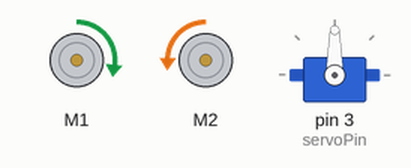
Simulated run of this sketch. Board: Arduino Uno, built with avr-gcc and run on an emulated ATmega328P. On the bench: 2 × DC motor (green arrow = forward, orange = backward, longer = faster), servo.

Above: at 0.1 s.
At 4.1 s:
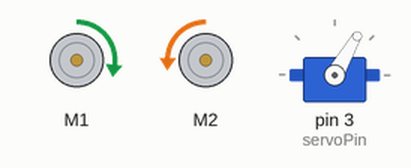
At 10.3 s:
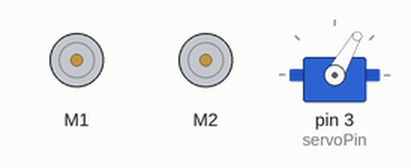
Timing chart, 0 to 11.8 s (numbered marks = the images above):
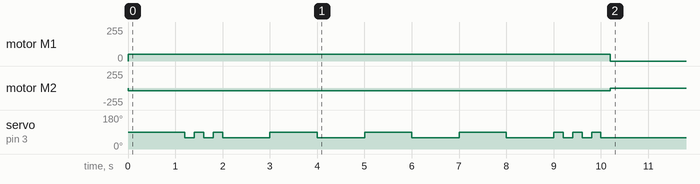

The sketch:

sketch_dec13a.ino
```cpp
// Include the Servo library

#include <Wire.h>
#include <Adafruit_MotorShield.h>
#include "utility/Adafruit_MS_PWMServoDriver.h"
#include <Servo.h>

// Declare the Servo pin
Adafruit_MotorShield AFMS = Adafruit_MotorShield();
Adafruit_DCMotor *myMotor2 = AFMS.getMotor(2);
Adafruit_DCMotor *myMotor = AFMS.getMotor(1);
int servoPin = 3;


Servo Servo1;

void setup() {
  Serial.begin(9600);           // set up Serial library at 9600 bps
  AFMS.begin();
  myMotor->setSpeed(200);
  myMotor->run(FORWARD);
  myMotor->run(RELEASE);

  myMotor2->setSpeed(180);
  myMotor2-> run(FORWARD);
  myMotor2->run(RELEASE);

  Servo1.attach(servoPin);

}

void loop(){
  myMotor->run(FORWARD);
  myMotor->setSpeed(50);

  myMotor2->run(BACKWARD);
  myMotor2->setSpeed(40);

  delay(1000);

  Servo1.write(60);

  // Short short short

  Servo1.write(90);

  delay(200);

  Servo1.write(60);

  delay(200);

  Servo1.write(90);

  delay(200);

  Servo1.write(60);

  delay(200);

  Servo1.write(90);

  delay(200);

  Servo1.write(60);

  delay(1000);


  // Long long long

  Servo1.write(90);

  delay(1000);

  Servo1.write(60);

  delay(1000);

  Servo1.write(90);

  delay(1000);

  Servo1.write(60);

  delay(1000);

  Servo1.write(90);

  delay(1000);

  Servo1.write(60);

  delay(1000);


  // Short short short

  Servo1.write(90);

  delay(200);

  Servo1.write(60);

  delay(200);

  Servo1.write(90);

  delay(200);

  Servo1.write(60);

  delay(200);

  Servo1.write(90);

  delay(200);

  Servo1.write(60);

  delay(200);
 ///////


  myMotor2->setSpeed(0);
  myMotor ->setSpeed(0);
  delay(20000000);

}
```

sketch_nov29b.ino
```cpp
#include "utility/Adafruit_MS_PWMServoDriver.h"

AF_DCMotor motor1(1, MOTOR12_64KHZ); // create motor #1, 64KHz pwm
AF_DCMotor motor2(2, MOTOR12_64KHZ); // motor #2


void go() {
  Serial.println("All motors ahead - fast");
  motor1.run(FORWARD);
  motor2.run(FORWARD);

  motor1.setSpeed(255);
  motor2.setSpeed(255);

}

void backup() {
  Serial.println("All motors backward - fast");
  motor1.run(BACKWARD);
  motor2.run(BACKWARD);

  motor1.setSpeed(255);
  motor2.setSpeed(255);

}

void left() {
  Serial.println("Pivot left");
  motor1.run(BACKWARD);
  motor2.run(BACKWARD);

  motor1.setSpeed(255);
  motor2.setSpeed(255);

}

void right() {
  Serial.println("Pivot right");
  motor1.run(FORWARD);
  motor2.run(FORWARD);

  motor1.setSpeed(255);
  motor2.setSpeed(255);

}

void halt() {
  uint8_t i;
  for (i=255; i!=0; i--) {
    motor1.setSpeed(i);
    motor2.setSpeed(i);

    delay(10);
    }
   Serial.println("All motors stop");
   motor1.run(RELEASE);
   motor2.run(RELEASE);

}

void avoidLeft() {
  halt();
  backup();
  delay(1500);
  left();
  delay(900);
}

void avoidRight() {
  halt();
  backup();
  delay(1500);
  right();
  delay(900);

}
```

Measured:
- by itself, motor M1: stopped → forward 50/255 at 0.00 s, → stopped 10.2 s later
- by itself, motor M2: stopped → backward 40/255 at 0.00 s, → stopped 10.2 s later
- by itself, servo on pin 3 (servoPin): 90° → 60° at 1.2 s, → 90° 0.20 s later, → 60° 0.20 s later, → 90° 0.20 s later, … (17 changes in this stretch)
